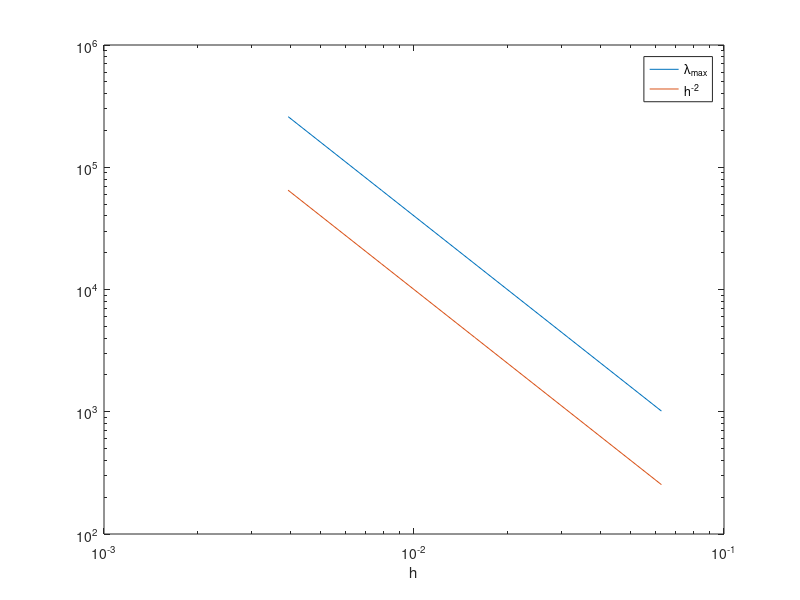

The MATLAB source for this figure:
% Analisi degli autovalori della matrice A=1/h^2 * tridiag(-1,2,-1)
% associata alla discretizzazione in spazio di u_xx con differenze 
% finite del secondo ordine

clear;
close all;
clc;

disp('Es 1.4')
disp('Analisi degli autovalori della matrice A = 1/h^2 * tridiag(-1,2,-1)')
disp('associata alla discretizzazione in spazio di u_xx con differenze')
disp('finite del secondo ordine')

L = pi;
N = 100;
M = 5;

h = zeros(M,1);
lambdamin = zeros(M,1);
lambdamax = zeros(M,1);

for i =1:M
    % Costruzione in formato sparso della matrice A
    e = ones(N-1,1); 
    h(i) = 2*L/N;
    A = (1/h(i)^2) * spdiags([-e 2*e -e], [-1 0 1], N-1, N-1);
    N = 2*N;
    lambdamin(i) = min(eig(A));
    lambdamax(i) = max(eig(A));
end

loglog(h,lambdamax);
hold on 
loglog(h,h.^-2);
xlabel('h')
legend('\lambda_{max}','h^{-2}')
